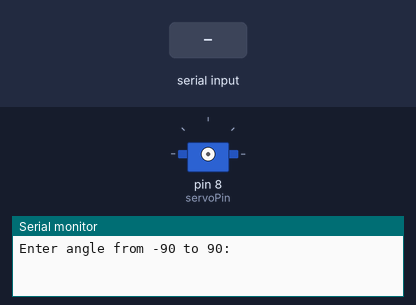
A sketch run on a simulated Arduino Uno, built with avr-gcc and run on an emulated ATmega328P. Shown: servo, the last lines printed to the serial monitor. Wiring (inferred from the names in the program): servo: signal pin 8. The test bench sets the inputs (shaded band). Servo pulses on a pin are drawn as a servo (544–2400 µs = 0–180°).

Above: at 1.2 s.
1.3 s: "90,45\n" received over Serial
At 2.7 s:
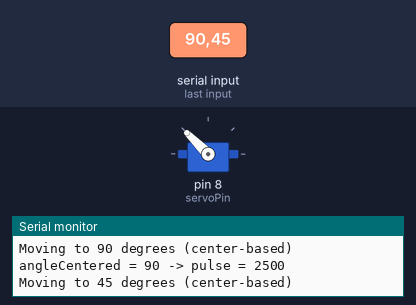
3.9 s: "30,150\n" received over Serial
6.9 s: "90\n" received over Serial
At 10.2 s:
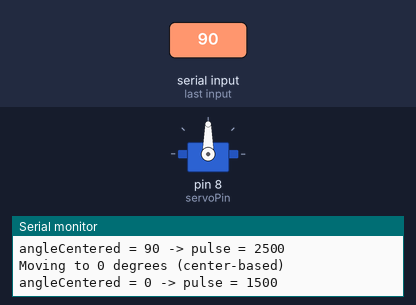
Timing chart, 0 to 11.7 s (numbered marks = the images above; inputs shaded):
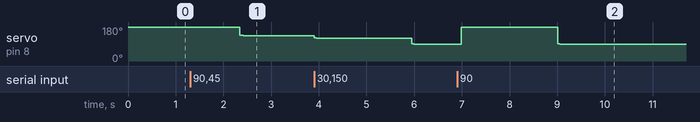

Measured:
- after the input at 1.3 s, servo on pin 8 (servoPin): 180° → 137° after 1.0 s, → 135° 0.08 s later
- after the input at 6.9 s, servo on pin 8 (servoPin): 90° → 180° after 0.09 s, → 90° 2.0 s later

The sketch:

servo_serial_test.ino
```cpp
int servoPin = 8;

// You can tweak these if the servo isn't using the whole range:
const int MIN_PULSE = 500;  // us -> one end
const int MAX_PULSE = 2500;  // us -> other end

void setup() {
  pinMode(servoPin, OUTPUT);
  Serial.begin(9600);
  Serial.println("Enter angle from -90 to 90:");
}

// Send one servo pulse (frame ~20 ms)
void writePulse(int pulse) {
  digitalWrite(servoPin, HIGH);
  delayMicroseconds(pulse);
  digitalWrite(servoPin, LOW);
  delay(20 - pulse / 1000);   // keep total around 20 ms
}

// angleCentered: -90..+90 (what YOU type)
void setServoAngleCentered(int angleCentered) {
  // Clamp to [-90, 90]
  if (angleCentered < -90) angleCentered = -90;
  if (angleCentered >  90) angleCentered =  90;

  // Convert -90..+90 to 0..180
  int angle0to180 = angleCentered + 90;

  // Map 0..180 -> MIN_PULSE..MAX_PULSE
  int pulse = map(angle0to180, 0, 180, MIN_PULSE, MAX_PULSE);

  // Send pulses for ~1 second so it reaches and holds
  for (int i = 0; i < 50; i++) {
    writePulse(pulse);
  }

  Serial.print("angleCentered = ");
  Serial.print(angleCentered);
  Serial.print(" -> pulse = ");
  Serial.println(pulse);
}

void loop() {
  if (Serial.available()) {
    int angle = Serial.parseInt();   // e.g. -90, 0, 45, 90

    if (angle >= -90 && angle <= 90) {
      Serial.print("Moving to ");
      Serial.print(angle);
      Serial.println(" degrees (center-based)");
      setServoAngleCentered(angle);
    } else {
      Serial.println("Invalid angle. Enter -90 to 90.");
    }
  }
}
```
